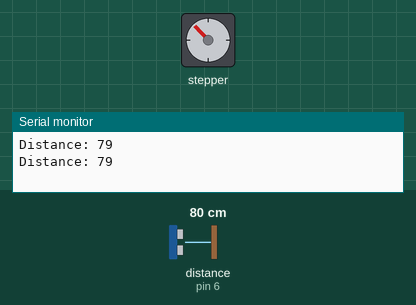
Recording of a sketch running on a simulated Arduino Uno, built with avr-gcc and run on an emulated ATmega328P. On the bench: stepper motor, the last lines printed to the serial monitor. Wiring (inferred from the names in the program): ultrasonic range finder: trigger pin 7; echo pin 6. The test bench sets the inputs (shaded band); at power-on: distance to the obstacle (sensor on pin 6) 80 cm. The echo pulse lasts 58.3 µs per cm; stepper angles assume 25 steps per turn.

Above: at 7.86 s.
7.9 s: distance to the obstacle (sensor on pin 6) set to 2 cm
At 9.1 s:
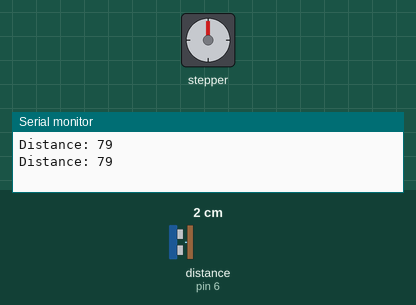
15.0 s: distance to the obstacle (sensor on pin 6) set to 18 cm
At 16.07 s:
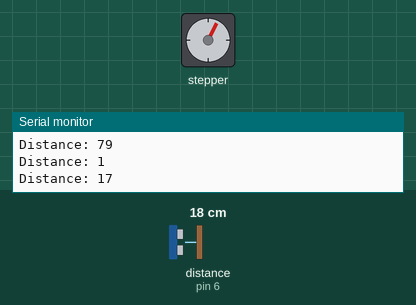
At 16.43 s:
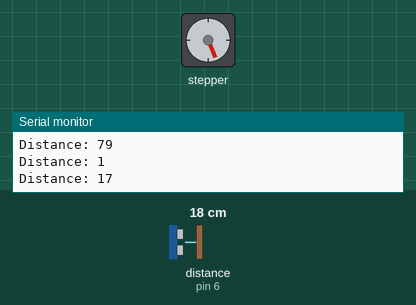
Timing chart, 0 to 35.2 s (numbered marks = the images above; inputs shaded):
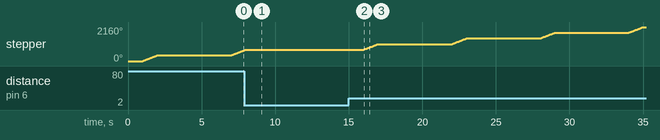

The sketch:

SocialDistanceTrickorTreat.ino
```cpp
// Created By: Ellen Wang
// Date: October 26th, 2020
// Social Distance Trick-or-Treat

//includes stpper library
#include <Stepper.h>

//Sensor's output and input pin number on the arduino
const int sensorPin = 7;
const int echoPin = 6;

//constant number of steps per revolution (200 steps = 360deg)
const int stepsPerRev = 25;
int motorSpeed = 60;

//the stepper library is initialized on pins 8,10,9,11
Stepper stepperMotor(stepsPerRev, 8,9,10,11);

void setup() {

  //sets the stepper speed
  stepperMotor.setSpeed(motorSpeed);

  //initalize serical communication
  Serial.begin(9600);
}

void loop() {
  //sets the pins as input and output respectively
  pinMode(echoPin, INPUT);
  pinMode(sensorPin, OUTPUT);

  //variable for the distance of the object from the sensor and the duration of the ping
  long distance, duration;

  delay(1000);

  //the LOW pulse(0v) is given before to ensure a clean HIGH pulse
  digitalWrite(sensorPin, LOW);
  delayMicroseconds(20);

  //the sensor is triggered by a HIGH pulse(5v) for 5 microseconds
  digitalWrite(sensorPin, HIGH);
  delayMicroseconds(10);
  digitalWrite(sensorPin, LOW);

  //recieve the signal from ping and store it in duration
  duration = pulseIn(echoPin, HIGH);

  //calculates the distance
  distance = (duration/2/29.1);

  //to check if the sensor is working correctly
  Serial.print("Distance: ");
  Serial.println(distance);

  if(distance > 10 && distance < 100){
          stepperMotor.step(stepsPerRev);
          delay(2000);
          }

  //2 sec delay
  delay(2000);
}
```

Measured:
- after the input at 7.9 s, stepper: goes on until 8.0 s, then stays 720°
- after the input at 15.0 s, stepper: turns 360° clockwise in 0.96 s, repeating every 6.0 s
- by itself, stepper: turns 360° clockwise in 0.96 s, then 331° clockwise in 0.88 s
